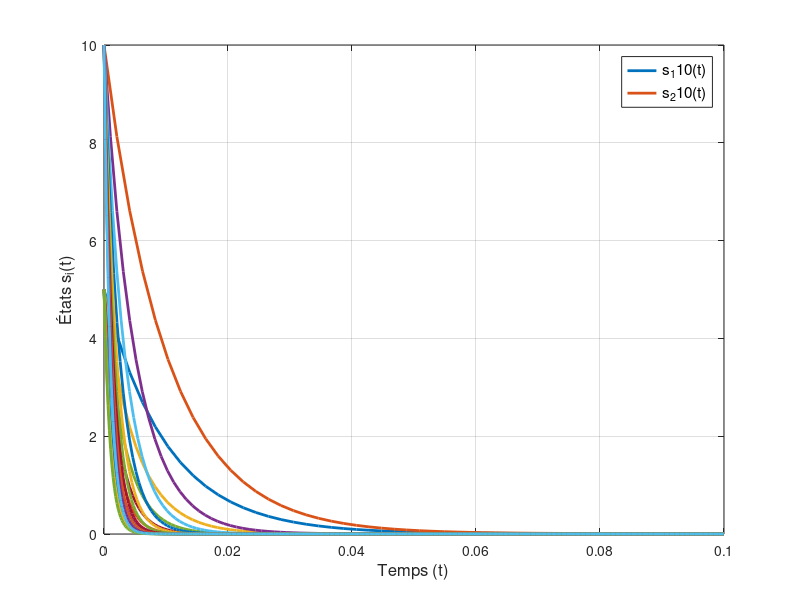
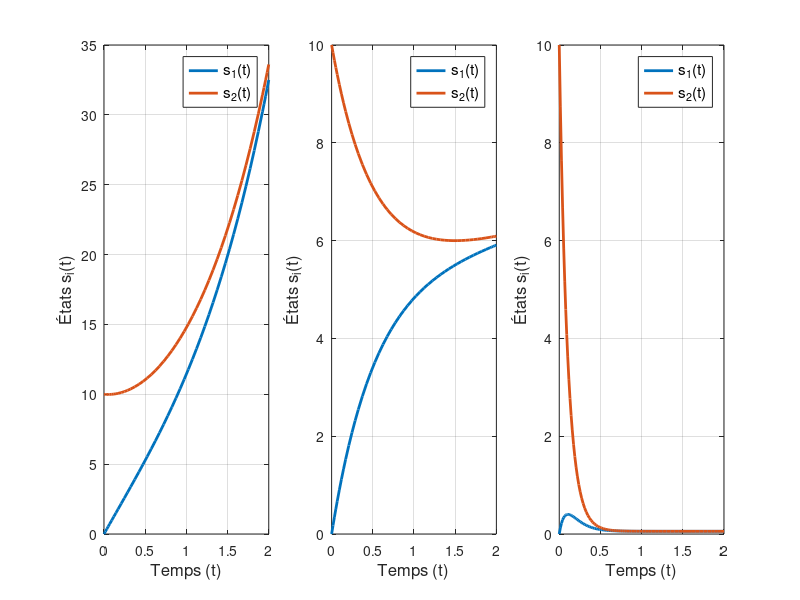

The MATLAB script that drew these images, in order:
%% Fonction logistique
clear all;
close all;
clc;

n = 2;
N = 10;
I = 1000;
lambda = zeros(1,N);
v= 0;
for i=1:N
    v = v + I/N;
    lambda(i) = v;
end

b = 1;
w11 = 0;
w12 = 1;
w21 = 1;
w22 = 0;
W = [w11, w12 ; w21, w22];
B = [0.5; 0.5];
s0 = [5 ; 10];

Phi2 = @(x) 1 ./ (1 + exp(-b*x));

ed = cell(1,N);
s = cell(1,N);
t = cell(1,N);
tspan = [0 0.1];
for i=1:N
    ed{i} = @(t,s) -lambda(i) * s + Phi2(W * s + B);
    [t{i}, s{i}] = ode45(ed{i}, tspan, s0);
end

figure('Position', [100 100 1400 500]);

for i = 1:N
    plot(t{1,i}, s{i}, 'LineWidth', 2);
    xlabel('Temps (t)', 'FontSize', 12);
    ylabel('États s_i(t)', 'FontSize', 12);
    grid on;
    legend(['s_1' num2str(i) '(t)'],['s_2' num2str(i) '(t)'], 'Location', 'best', 'FontSize', 11);
    hold on
end

hold off

%% Fonction positive
clear all;
close all;
clc;

n = 2;
b = 1;
w11 = 0;
w12 = 1;
w21 = 1;
w22 = 0;
W = [w11, w12 ; w21, w22];
B = [0.5; 0.5];

lambda1 = 0.1;
lambda2 = 1;
lambda3 = 10;

Phi1 =  @(x) max(0,x);

ed1 = @(t1, s1) -lambda1 * s1 + Phi1(W * s1 + B);
ed2 = @(t2, s2) -lambda2 * s2 + Phi1(W * s2 + B);
ed3 = @(t3, s3) -lambda3 * s3 + Phi1(W * s3 + B);
s0 = [0 ; 10];
tspan = [0 2];

[t1, s1] = ode45(ed1, tspan, s0);
[t2, s2] = ode45(ed2, tspan, s0);
[t3, s3] = ode45(ed3, tspan, s0);

figure('Position', [100 100 1400 500]);

% Graphique 1
subplot(1, 3, 1);
plot(t1, s1, 'LineWidth', 2);
xlabel('Temps (t)', 'FontSize', 12);
ylabel('États s_i(t)', 'FontSize', 12);
grid on;
legend('s_1(t)', 's_2(t)', 'Location', 'best', 'FontSize', 11);

% Graphique 2
subplot(1, 3, 2);
plot(t2, s2, 'LineWidth', 2);
xlabel('Temps (t)', 'FontSize', 12);
ylabel('États s_i(t)', 'FontSize', 12);
grid on;
legend('s_1(t)', 's_2(t)', 'Location', 'best', 'FontSize', 11);


% Graphique 3
subplot(1, 3, 3);
plot(t3, s3, 'LineWidth', 2);
xlabel('Temps (t)', 'FontSize', 12);
ylabel('États s_i(t)', 'FontSize', 12);
grid on;
legend('s_1(t)', 's_2(t)', 'Location', 'best', 'FontSize', 11);
